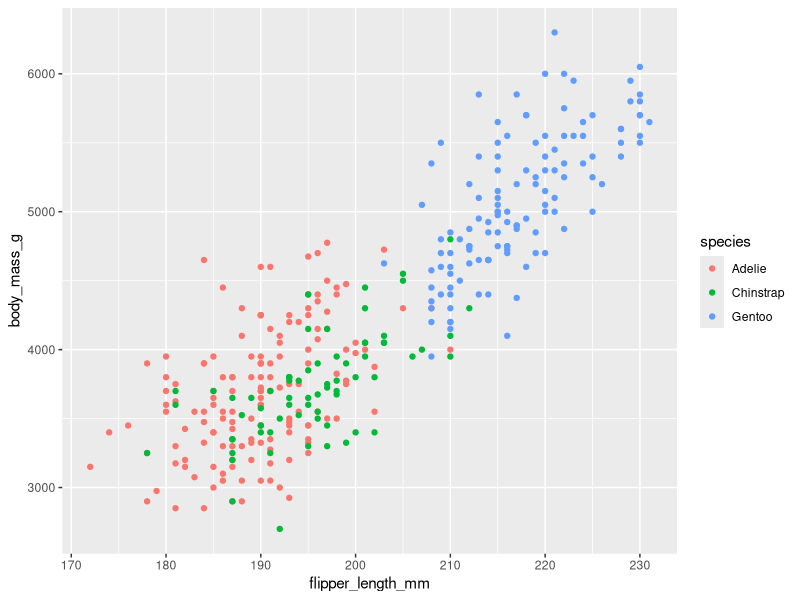
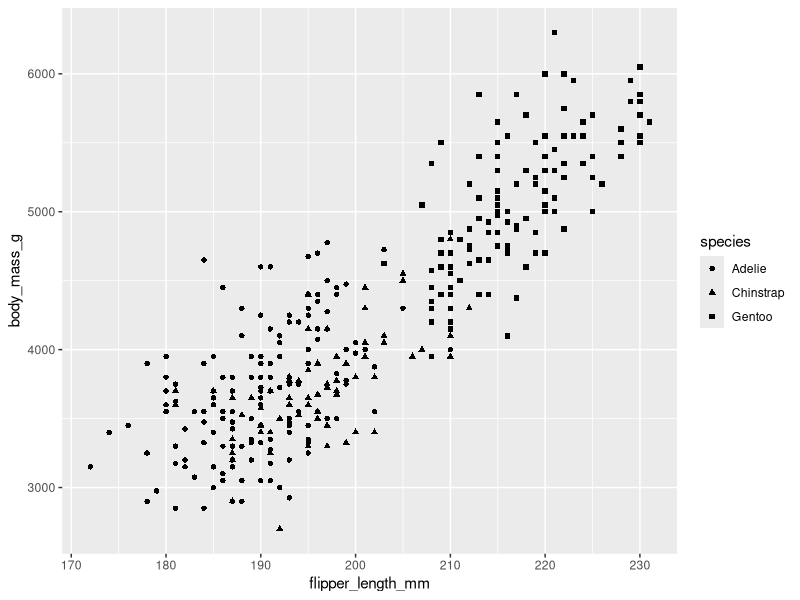
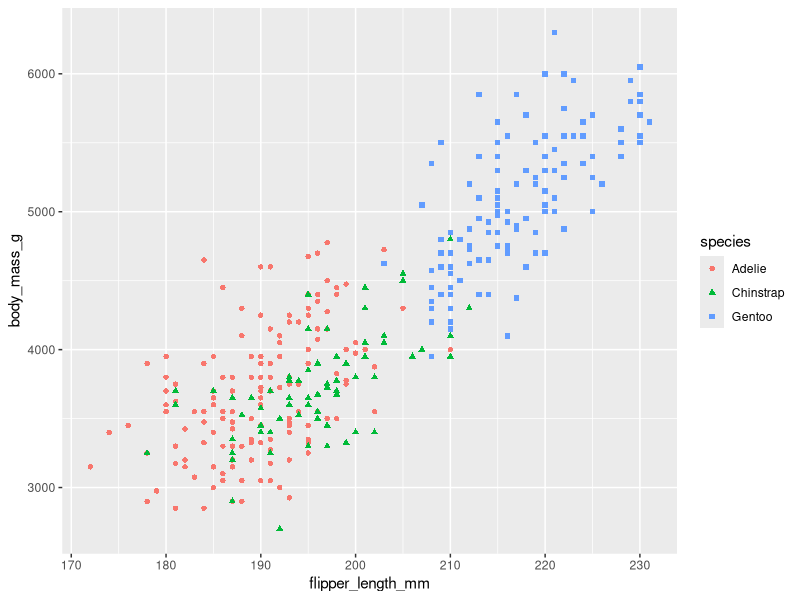
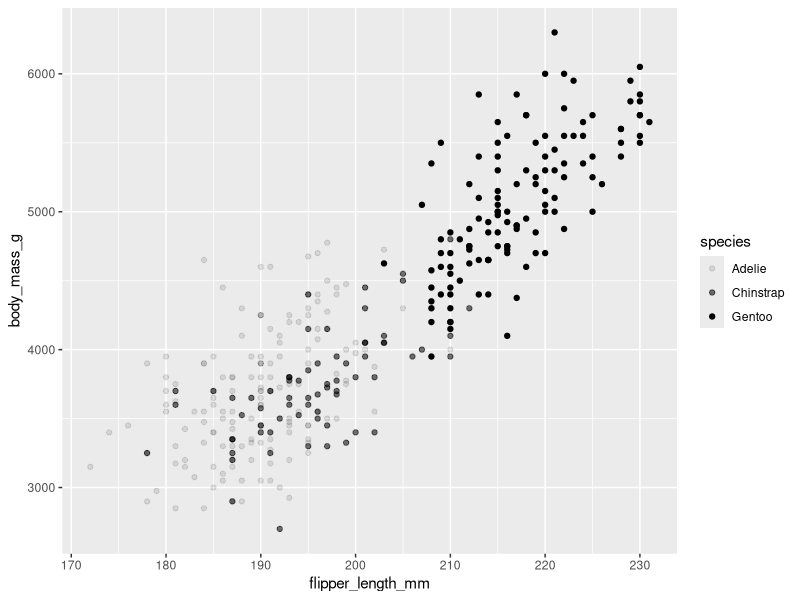
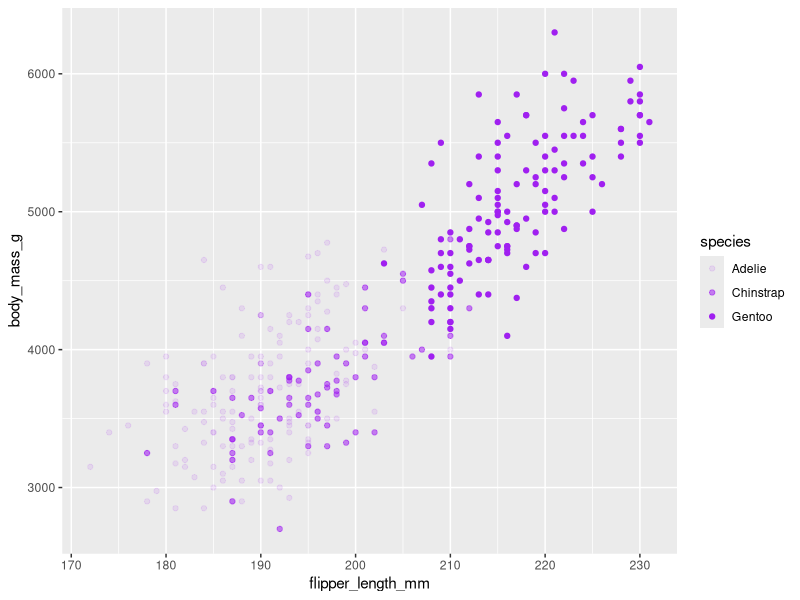
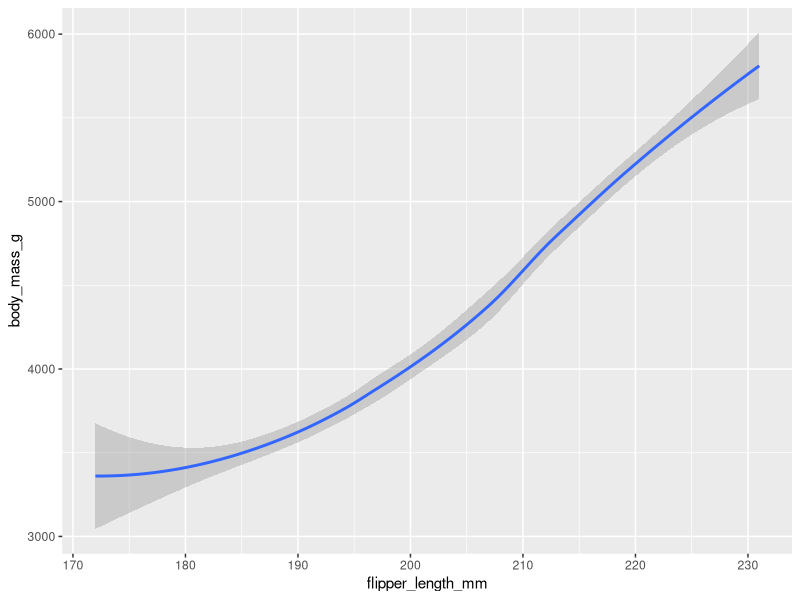
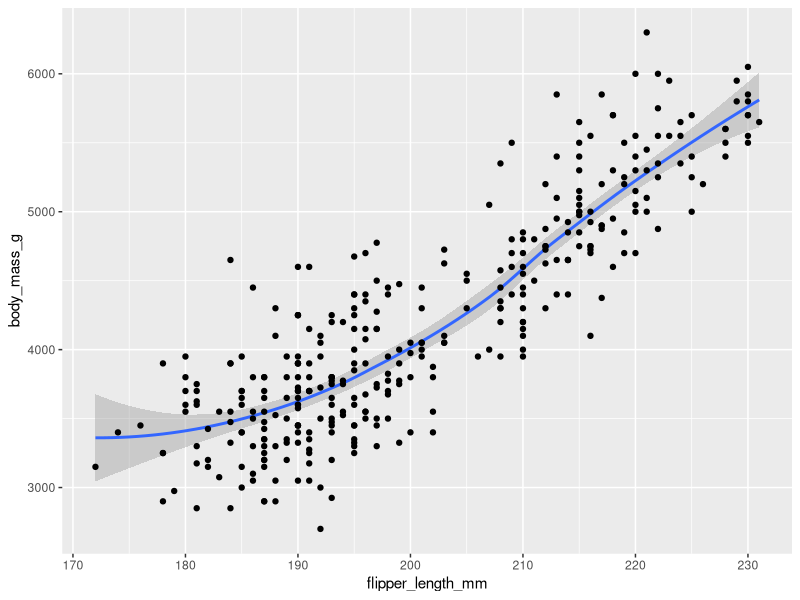
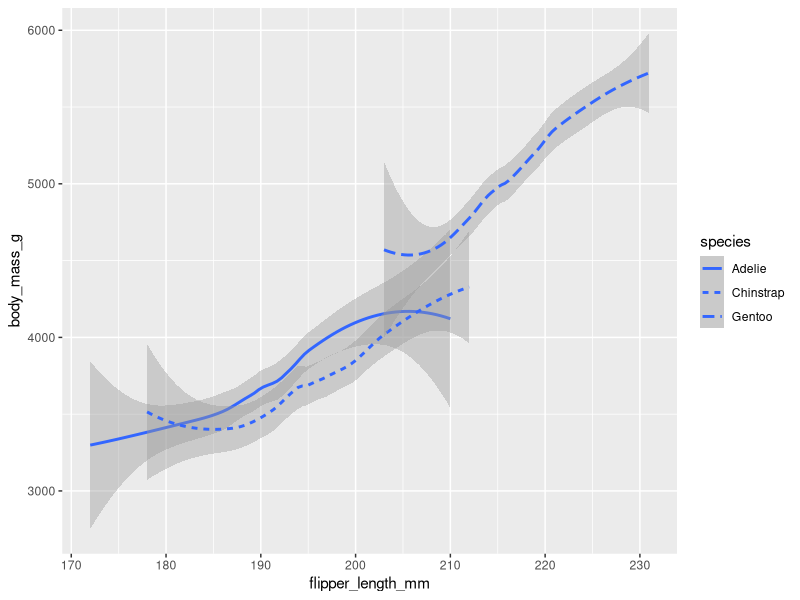

Generate these figures, in order, with R:
install.packages("tidyverse")
install.packages("ggplot2")
install.packages("palmerpenguins")

library(ggplot2)
library(palmerpenguins)

data("penguins")
View(penguins)

# color, shape, size
ggplot(data = penguins) + 
  geom_point(mapping = aes(x = flipper_length_mm, y = body_mass_g, color = species))

ggplot(data = penguins) + 
  geom_point(mapping = aes(x = flipper_length_mm, y = body_mass_g, shape = species))

ggplot(data = penguins) + 
  geom_point(mapping = aes(x = flipper_length_mm, y = body_mass_g, color = species, shape = species))

ggplot(data = penguins) + 
  geom_point(mapping = aes(x = flipper_length_mm, y = body_mass_g, alpha = species))

ggplot(data = penguins) + 
  geom_point(mapping = aes(x = flipper_length_mm, y = body_mass_g, alpha = species), color = "purple")

# geoms
ggplot(data = penguins) + 
  geom_smooth(mapping = aes(x = flipper_length_mm, y = body_mass_g))

ggplot(data = penguins) + 
  geom_smooth(mapping = aes(x = flipper_length_mm, y = body_mass_g)) +
  geom_point(mapping = aes(x = flipper_length_mm, y = body_mass_g))

ggplot(data = penguins) + 
  geom_smooth(mapping = aes(x = flipper_length_mm, y = body_mass_g, linetype = species))

ggplot(data = penguins) + 
  geom_jitter(mapping = aes(x = flipper_length_mm, y = body_mass_g))

ggplot(data = diamonds) +
  geom_bar(mapping = aes(x = cut))

ggplot(data = diamonds) +
  geom_bar(mapping = aes(x = cut, color = cut))

ggplot(data = diamonds) +
  geom_bar(mapping = aes(x = cut, fill = cut))

ggplot(data = diamonds) +
  geom_bar(mapping = aes(x = cut, fill = clarity))

# facets
ggplot(data = penguins, aes(x = flipper_length_mm, y = body_mass_g)) + 
  geom_point(mapping = aes(color = species)) + 
  facet_wrap(~species)

ggplot(data = diamonds) +
  geom_bar(mapping = aes(x = color, fill = cut)) +
  facet_wrap(~cut)

ggplot(data = penguins) + 
  geom_point(mapping = aes(x = flipper_length_mm, y = body_mass_g, color = species)) + 
  facet_grid(sex~species)

ggplot(data = penguins) + 
  geom_point(mapping = aes(x = flipper_length_mm, y = body_mass_g, color = species)) + 
  facet_grid(~species)

ggplot(data = penguins) + 
  geom_point(mapping = aes(x = flipper_length_mm, y = body_mass_g, color = species)) + 
  facet_grid(~sex)
